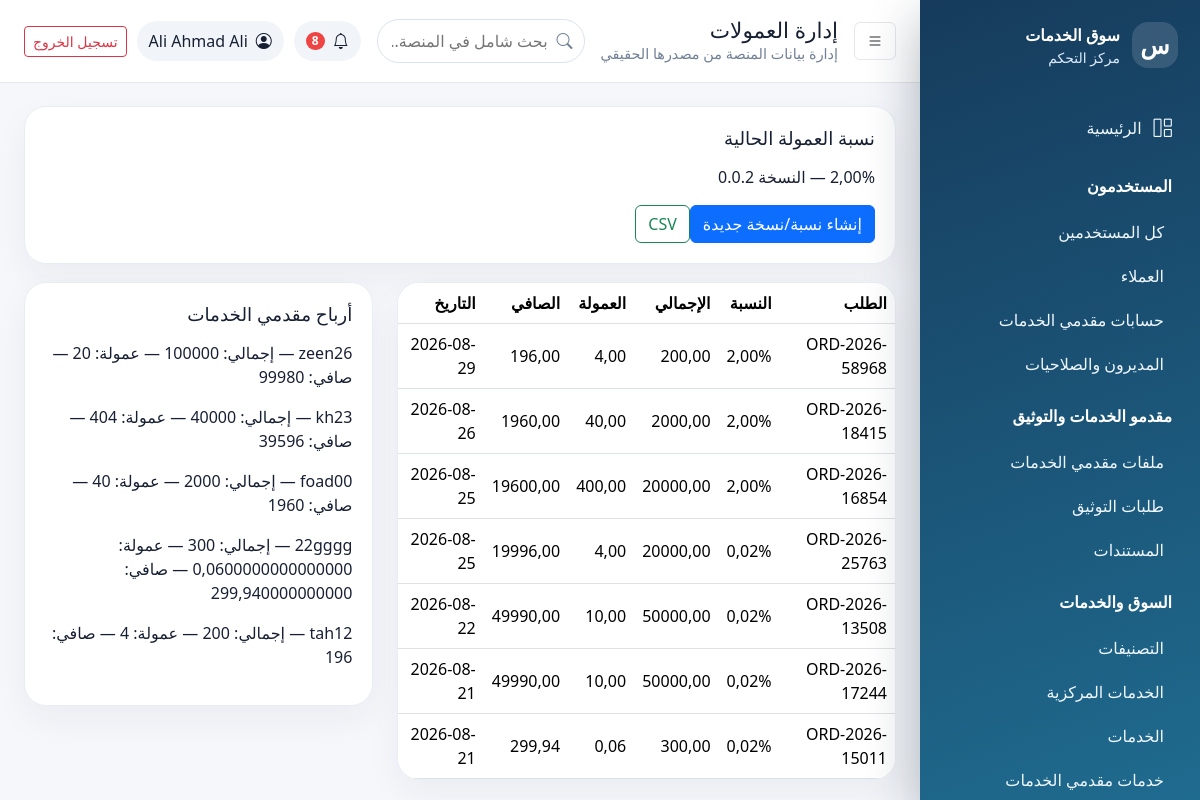
Screenshot of /dashboard/commissions/ (signed in) with the database file from the repository.
### apps/accounts/models.py (models this page shows, shortened)
class User(AbstractUser):
    ROLE_CHOICES = (
        ('customer', 'عميل'),
        ('provider', 'مقدم خدمة'),
        ('admin', 'مدير'),
        ('super_admin', 'مدير عام'),
    )
    email = models.EmailField('البريد الإلكتروني', unique=True)
    role = models.CharField('الدور', max_length=20, choices=ROLE_CHOICES, default='customer')
    phone = models.CharField('رقم الجوال', max_length=20, blank=True)
    city = models.CharField('المدينة', max_length=100, blank=True)
    location_city = models.ForeignKey('core.City', on_delete=models.SET_NULL, null=True, blank=True, related_name='users', verbose_name='المدينة المختارة')
    location_district = models.ForeignKey('core.District', on_delete=models.SET_NULL, null=True, blank=True, related_name='users', verbose_name='المديرية المختارة')
    is_verified = models.BooleanField('حساب موثق', default=False)
    is_active = models.BooleanField('حساب نشط', default=True)
    created_at = models.DateTimeField('تاريخ الإنشاء', auto_now_add=True)
    updated_at = models.DateTimeField('تاريخ التحديث', auto_now=True)
    USERNAME_FIELD = 'username'
    REQUIRED_FIELDS = ['email']
    class Meta:
        verbose_name = 'مستخدم'
        verbose_name_plural = 'المستخدمون'
        ordering = ['-created_at']

### apps/core/models.py (models this page shows, shortened)
class TermsAndConditions(models.Model):
    version=models.CharField(max_length=30, unique=True)
    content=models.TextField()
    commission_rate=models.DecimalField(max_digits=5, decimal_places=2, validators=[MinValueValidator(0), MaxValueValidator(100)])
    is_active=models.BooleanField(default=False, db_index=True)
    published_at=models.DateTimeField(null=True, blank=True)
    created_at=models.DateTimeField(auto_now_add=True)
    class Meta:
        verbose_name='شروط وأحكام'; verbose_name_plural='الشروط والأحكام'
        permissions=[('manage_terms','Can manage terms')]

### apps/payments/models.py (models this page shows)
class CommissionRecord(models.Model):
    order=models.OneToOneField('orders.Order',on_delete=models.CASCADE,related_name='commission_record')
    payment=models.OneToOneField(Payment,on_delete=models.SET_NULL,null=True,blank=True,related_name='commission_record')
    commission_rate=models.DecimalField(max_digits=5,decimal_places=2)
    gross_amount=models.DecimalField(max_digits=10,decimal_places=2)
    commission_amount=models.DecimalField(max_digits=10,decimal_places=2)
    provider_net_amount=models.DecimalField(max_digits=10,decimal_places=2)
    currency=models.CharField(max_length=3,default='YER')
    created_at=models.DateTimeField(auto_now_add=True)
    class Meta: permissions=[('manage_commissions','Can manage commissions')]

### apps/orders/models.py (models this page shows, shortened)
class Order(models.Model):
    STATUS_PENDING='pending'; STATUS_ACCEPTED='accepted'; STATUS_PAYMENT_PENDING='payment_pending'; STATUS_PAID='paid'; STATUS_IN_PROGRESS='in_progress'; STATUS_DELIVERED='delivered'; STATUS_COMPLETED='completed'; STATUS_REJECTED='rejected'; STATUS_CANCELLED='cancelled'; STATUS_DISPUTED='disputed'
    STATUS_CHOICES = [
        (STATUS_PENDING, 'في انتظار الموافقة'),
        (STATUS_ACCEPTED, 'مقبول'),
        (STATUS_PAYMENT_PENDING, 'بانتظار الدفع'),
        (STATUS_PAID, 'مدفوع'),
        (STATUS_IN_PROGRESS, 'قيد التنفيذ'),
        (STATUS_DELIVERED, 'تم التسليم'),
        (STATUS_COMPLETED, 'مكتمل'),
        (STATUS_REJECTED, 'مرفوض'),
        (STATUS_CANCELLED, 'ملغي'),
        (STATUS_DISPUTED, 'متنازع عليه'),
    ]
    PAYMENT_STATUS_CHOICES = [
        ('pending', 'في الانتظار'),
        ('processing', 'قيد المعالجة'),
        ('paid', 'مدفوع'),
        ('failed', 'فشل'),
        ('refunded', 'مسترد'),
        ('cancelled', 'ملغي'),
    ]
    customer = models.ForeignKey(
        User,
        on_delete=models.CASCADE,
        related_name='orders_as_customer',
        limit_choices_to={'role': 'customer'},
        verbose_name='العميل'
    )
    provider = models.ForeignKey(
        User,
        on_delete=models.CASCADE,
        related_name='orders_as_provider',
        limit_choices_to={'role': 'provider'},
        verbose_name='مقدم الخدمة'
    )
    service = models.ForeignKey(
        Service,
        on_delete=models.SET_NULL,
        null=True,
        related_name='orders',
        verbose_name='الخدمة'
    )
    order_number = models.CharField(
        max_length=50,
        unique=True,
        editable=False,
        verbose_name='رقم الطلب'
    )
    title = models.CharField(
        max_length=200,
        verbose_name='عنوان الطلب'
    )
    description = models.TextField(
        verbose_name='تفاصيل ومتطلبات الطلب',
        help_text='اشرح ما تريده بالتفصيل'
    )
    agreed_price = models.DecimalField(
        max_digits=10,
        decimal_places=2,
        validators=[MinValueValidator(0)],
        verbose_name='السعر المتفق عليه (ريال)'
    )
    delivery_days = models.IntegerField(
        validators=[MinValueValidator(1)],
        verbose_name='مدة التسليم (بالأيام)'
    )
    expected_delivery_date = models.DateField(
        null=True,
        blank=True,
        verbose_name='تاريخ التسليم المتوقع'
    )
    status = models.CharField(
        max_length=20,
        choices=STATUS_CHOICES,
        default='pending',
        verbose_name='حالة الطلب'
    )
    currency = models.CharField(max_length=3, default='YER', verbose_name='العملة')
    commission_rate = models.DecimalField(max_digits=5, decimal_places=2, null=True, blank=True)
    commission_amount = models.DecimalField(max_digits=10, decimal_places=2, null=True, blank=True)
    provider_net_amount = models.DecimalField(max_digits=10, decimal_places=2, null=True, blank=True)
    payment_status = models.CharField(
        max_length=20,
        choices=PAYMENT_STATUS_CHOICES,
        default='pending',
        verbose_name='حالة الدفع'
    )
    created_at = models.DateTimeField(
        auto_now_add=True,
        verbose_name='تاريخ الإنشاء'
    )
    accepted_at = models.DateTimeField(
        null=True,
        blank=True,
        verbose_name='تاريخ القبول'
    )
    started_at = models.DateTimeField(
        null=True,
        blank=True,
        verbose_name='تاريخ البدء'
    )
    delivered_at = models.DateTimeField(
        null=True,
        blank=True,
        verbose_name='تاريخ التسليم'
    )
    completed_at = models.DateTimeField(
        null=True,
        blank=True,
        verbose_name='تاريخ الإكمال'
    )
    cancelled_at = models.DateTimeField(
        null=True,
        blank=True,
        verbose_name='تاريخ الإلغاء'
    )
    dispute_reason = models.TextField(blank=True, verbose_name='سبب النزاع')
    cancellation_reason = models.TextField(
        blank=True,
        verbose_name='سبب الإلغاء'
    )
    class Meta:
        verbose_name = 'طلب'
        verbose_name_plural = 'الطلبات'
        ordering = ['-created_at']
        indexes = [
            models.Index(fields=['status', '-created_at']),
            models.Index(fields=['customer', 'status']),
            models.Index(fields=['provider', 'status']),
            models.Index(fields=['order_number']),
        ]
    ALLOWED_TRANSITIONS={STATUS_PENDING:{STATUS_ACCEPTED,STATUS_REJECTED,STATUS_CANCELLED},STATUS_ACCEPTED:{STATUS_PAYMENT_PENDING,STATUS_CANCELLED},STATUS_PAYMENT_PENDING:{STATUS_PAID,STATUS_CANCELLED},STATUS_PAID:{STATUS_IN_PROGRESS,STATUS_DISPUTED},STATUS_IN_PROGRESS:{STATUS_DELIVERED,STATUS_DISPUTED},STATUS_DELIVERED:{STATUS_COMPLETED,STATUS_DISPUTED}}

### apps/dashboard/views.py (the view)
# urls.py: path('commissions/', views.commissions_list, name='commissions'), path('wallets/', views.wallets_list, name='wallets'), path('reviews/', views.reviews_list, name='reviews'), path('reviews/<int:pk>/<st
@dashboard_required
def commissions_list(request):
    qs=CommissionRecord.objects.select_related('order','payment','order__provider')
    qs=_search(qs,request.GET.get('q'),['order__order_number','order__provider__username'])
    qs=_date_filter(qs,request)
    earnings=Payment.objects.filter(status=Payment.STATUS_PAID).values('order__provider__username').annotate(gross=Sum('amount'),commission=Sum('commission_amount'),net=Sum('provider_net_amount')).order_by('-net')
    return render(request,'dashboard/payments/commissions.html',{**_common(request,'إدارة العمولات'),'page_obj':_paginate(request,qs.order_by('-created_at')),'active_terms':TermsAndConditions.objects.filter(is_active=True).first(),'earnings':earnings[:20]})

### apps/core/context_processors.py (called while the page is built)
def maps_settings(request):
    return {'MAPS_API_KEY': settings.MAPS_API_KEY}

### apps/dashboard/permissions.py (called while the page is built)
def can_access_dashboard(user):
    return bool(user.is_authenticated and user.is_active and (user.is_staff or user.is_superuser or getattr(user, 'role', '') in {'admin', 'super_admin'}))

def dashboard_required(view_func):
    @wraps(view_func)
    def _wrapped(request, *args, **kwargs):
        if not request.user.is_authenticated:
            return redirect('dashboard:login')
        if not can_access_dashboard(request.user):
            raise PermissionDenied('ليست لديك صلاحية الدخول إلى لوحة التحكم.')
        return view_func(request, *args, **kwargs)
    return _wrapped

### apps/dashboard/views.py (called while the page is built)
def _paginate(request, qs, per_page=PER_PAGE): return Paginator(qs, per_page).get_page(request.GET.get('page'))

def _common(request, title):
    unread = request.user.notifications.filter(is_read=False).count() if hasattr(request.user, 'notifications') else 0
    return {'page_title': title, 'unread_notifications': unread}

def _search(qs, q, fields):
    if not q: return qs
    query=Q()
    for field in fields: query |= Q(**{f'{field}__icontains': q})
    return qs.filter(query)

def _date_filter(qs, request, field='created_at'):
    if request.GET.get('date_from'): qs=qs.filter(**{f'{field}__date__gte': request.GET['date_from']})
    if request.GET.get('date_to'): qs=qs.filter(**{f'{field}__date__lte': request.GET['date_to']})
    return qs

### apps/dashboard/templates/dashboard/payments/commissions.html
{% extends 'dashboard/base.html' %}{% block content %}<div class="panel"><h2>نسبة العمولة الحالية</h2><p>{% if active_terms %}{{ active_terms.commission_rate }}% — النسخة {{ active_terms.version }}{% else %}لا توجد شروط نشطة.{% endif %}</p><a class="btn btn-primary" href="{% url 'dashboard:terms' %}">إنشاء نسبة/نسخة جديدة</a><a class="btn btn-outline-success" href="{% url 'dashboard:export' 'commissions' %}">CSV</a></div><div class="row"><div class="col-lg-7"><div class="table-card"><table class="table"><thead><tr><th>الطلب</th><th>النسبة</th><th>الإجمالي</th><th>العمولة</th><th>الصافي</th><th>التاريخ</th></tr></thead><tbody>{% for c in page_obj %}<tr><td>{{ c.order.order_number }}</td><td>{{ c.commission_rate }}%</td><td>{{ c.gross_amount }}</td><td>{{ c.commission_amount }}</td><td>{{ c.provider_net_amount }}</td><td>{{ c.created_at|date:'Y-m-d' }}</td></tr>{% empty %}<tr><td colspan="6">{% include 'dashboard/partials/empty.html' %}</td></tr>{% endfor %}</tbody></table></div></div><div class="col-lg-5"><div class="panel"><h2>أرباح مقدمي الخدمات</h2>{% for e in earnings %}<p>{{ e.order__provider__username }} — إجمالي: {{ e.gross }} — عمولة: {{ e.commission }} — صافي: {{ e.net }}</p>{% empty %}{% include 'dashboard/partials/empty.html' %}{% endfor %}</div></div></div>{% endblock %}

### apps/dashboard/templates/dashboard/partials/header.html
<header class="dash-header"><button class="btn icon-btn" data-sidebar-toggle><i class="bi bi-list"></i></button><div><h1>{{ page_title }}</h1><p>إدارة بيانات المنصة من مصدرها الحقيقي</p></div><form class="global-search" action="{% url 'dashboard:global_search' %}" method="get"><label class="visually-hidden" for="dashboard-search">بحث شامل في المنصة</label><i class="bi bi-search"></i><input id="dashboard-search" name="q" value="{{ request.GET.q }}" minlength="2" placeholder="بحث شامل في المنصة..." autocomplete="off"></form><div class="header-actions"><span class="notif"><i class="bi bi-bell"></i>{% if unread_notifications %}<b>{{ unread_notifications }}</b>{% endif %}</span><div class="user-pill"><i class="bi bi-person-circle"></i><span>{{ request.user.get_full_name|default:request.user.username }}</span></div><a class="btn btn-outline-danger btn-sm" href="{% url 'accounts:logout' %}">تسجيل الخروج</a></div></header>

### apps/dashboard/static/dashboard/css/dashboard.css (style rules this page uses)
:root { --side:#163b5c;--side2:#1f6b8f;--bg:#f5f7fb;--card:#fff;--text:#172033;--muted:#718096;--primary:#2563eb }
body { font-family:Tajawal,system-ui,-apple-system,"Segoe UI",sans-serif;background:var(--bg);color:var(--text) }
.dash-header { height:82px;background:#fff;display:flex;align-items:center;gap:16px;padding:0 24px;box-shadow:0 1px 0 #e5e7eb;position:sticky;top:0;z-index:1000 }
.dash-header h1 { font-size:1.35rem;margin:0 }
.dash-header p { margin:0;color:var(--muted);font-size:.9rem }
.header-actions { margin-inline-start:auto;display:flex;align-items:center;gap:10px }
.icon-btn { border:1px solid #e5e7eb;background:#fff }
.user-pill,.notif { display:flex;align-items:center;gap:8px;background:#f1f5f9;border-radius:999px;padding:8px 12px }
.notif { position:relative }
.notif b { background:#ef4444;color:#fff;border-radius:99px;padding:0 6px;font-size:.75rem }
.stat-card,.panel,.table-card { background:var(--card);border:1px solid #e8eef6;border-radius:22px;box-shadow:0 14px 35px #1e293b0d }
.panel { padding:20px;margin-bottom:18px }
.panel h2 { font-size:1.15rem;margin-bottom:16px }
.table-card { overflow:auto }
.table { margin:0;vertical-align:middle }
.global-search { position:relative;flex:1;max-width:420px;margin-inline-start:auto }
.global-search i { position:absolute;inset-inline-start:12px;top:50%;transform:translateY(-50%);color:var(--muted) }
.global-search input { width:100%;border:1px solid #dbe3ef;border-radius:999px;padding:9px 36px 9px 14px;outline:none }

### rows the page displays
User: user.get_full_name "Ali Ahmad Ali"
TermsAndConditions: commission_rate "2,00", version "0.0.2"
CommissionRecord: order.order_number "ORD-2026-58968", commission_rate "2,00", gross_amount "200,00", commission_amount "4,00", provider_net_amount "196,00", created_at "2026-08-29"
CommissionRecord: order.order_number "ORD-2026-18415", commission_rate "2,00", gross_amount "2000,00", commission_amount "40,00", provider_net_amount "1960,00", created_at "2026-08-26"
CommissionRecord: order.order_number "ORD-2026-16854", commission_rate "2,00", gross_amount "20000,00", commission_amount "400,00", provider_net_amount "19600,00", created_at "2026-08-25"
CommissionRecord: order.order_number "ORD-2026-25763", commission_rate "0,02", gross_amount "20000,00", commission_amount "4,00", provider_net_amount "19996,00", created_at "2026-08-25"
CommissionRecord: order.order_number "ORD-2026-13508", commission_rate "0,02", gross_amount "50000,00", commission_amount "10,00", provider_net_amount "49990,00", created_at "2026-08-22"
CommissionRecord: order.order_number "ORD-2026-17244", commission_rate "0,02", gross_amount "50000,00", commission_amount "10,00", provider_net_amount "49990,00", created_at "2026-08-21"
CommissionRecord: order.order_number "ORD-2026-15011", commission_rate "0,02", gross_amount "300,00", commission_amount "0,06", provider_net_amount "299,94", created_at "2026-08-21"

### other values shown
{{ page_title }} "إدارة العمولات"
{{ unread_notifications }} "8"
{{ e.net }} "99980" "39596" "1960" "299,940000000000" "196"
{{ e.gross }} "40000" "2000"
{{ e.commission }} "404" "40" "4"
{{ e.order__provider__username }} "foad00" "tah12"
